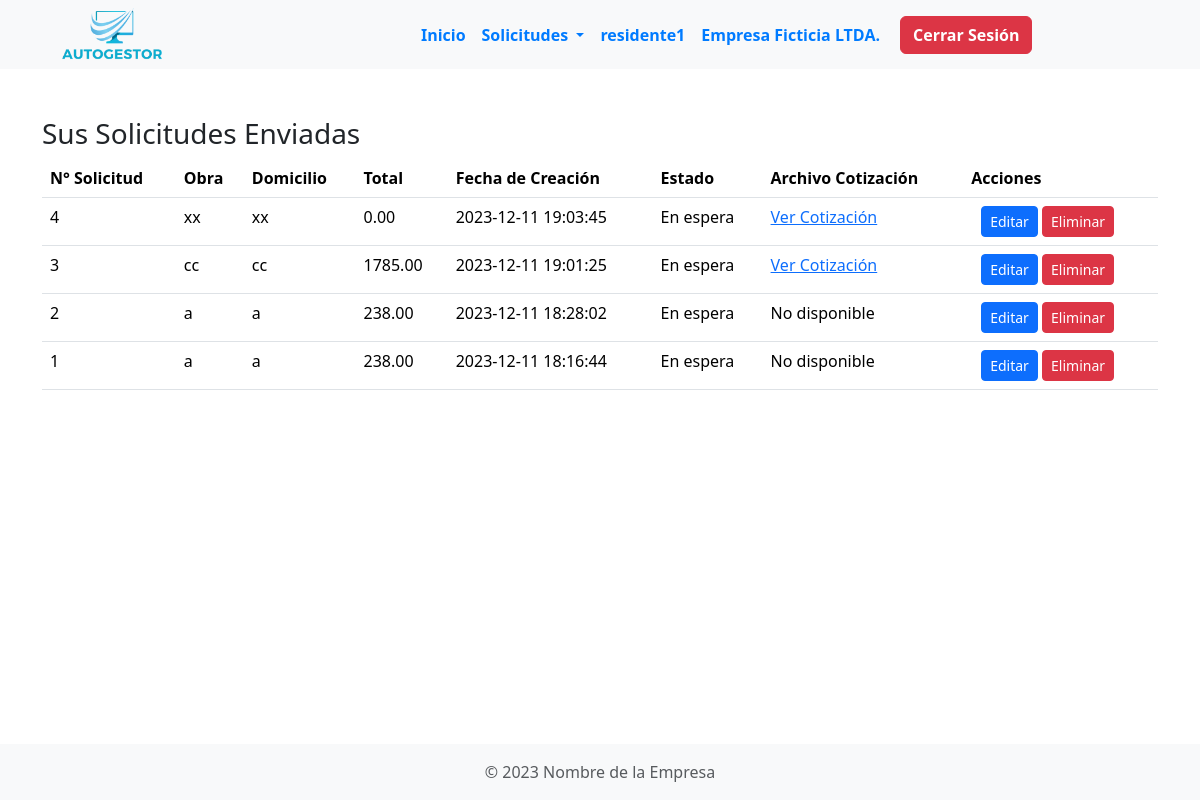
The page /secciones/empresas/residente/interfaz_usuario_residente/estado_solicitudes.php (signed in) on the database its author committed.
### tables this page shows
CREATE TABLE `empresas` (
  `id` int(11) NOT NULL,
  `nombre_usuario` varchar(50) NOT NULL,
  `password` varchar(255) NOT NULL,
  `nombre_empresa` varchar(100) NOT NULL,
  `rut_empresa` varchar(20) NOT NULL,
  `giro_comercial` varchar(100) NOT NULL,
  `correo_empresa` varchar(100) NOT NULL,
  `numero_contacto` varchar(15) NOT NULL,
  `fecha_registro` timestamp NOT NULL DEFAULT current_timestamp()
);

CREATE TABLE `solicitudes_orden_compra` (
  `id_solicitud` int(11) NOT NULL,
  `id_residente` int(11) DEFAULT NULL,
  `id_empresa` int(11) DEFAULT NULL,
  `fecha_creacion` timestamp NOT NULL DEFAULT current_timestamp(),
  `obra` varchar(255) DEFAULT NULL,
  `domicilio` varchar(255) DEFAULT NULL,
  `solicitado_por` varchar(255) DEFAULT NULL,
  `total_neto` decimal(10,2) DEFAULT NULL,
  `iva` decimal(10,2) DEFAULT NULL,
  `total` decimal(10,2) DEFAULT NULL,
  `metodo_pago` varchar(50) DEFAULT NULL,
  `nombre_pago` varchar(255) DEFAULT NULL,
  `rut_pago` varchar(20) DEFAULT NULL,
  `correo_pago` varchar(100) DEFAULT NULL,
  `banco` varchar(100) DEFAULT NULL,
  `numero_cuenta` varchar(50) DEFAULT NULL,
  `archivo_cotizacion` varchar(255) DEFAULT NULL,
  `estado` varchar(50) DEFAULT 'En espera',
  `fecha_pago` varchar(50) DEFAULT NULL
);

### secciones/empresas/residente/interfaz_usuario_residente/estado_solicitudes.php (the view, shortened to what this page needs)
<?php
include("../../../../bd.php");
include("./templates_residente/header_residente.php");
$id_residente = $_SESSION['id_residente'] ?? null;
if ($id_residente) {
    $stmt = $conexion->prepare("SELECT * FROM solicitudes_orden_compra WHERE id_residente = :id_residente ORDER BY fecha_creacion DESC");
    $stmt->bindParam(':id_residente', $id_residente, PDO::PARAM_INT);
    $stmt->execute();
    $solicitudes = $stmt->fetchAll(PDO::FETCH_ASSOC);
    echo "<div class='container mt-5'>";
    echo "<h3>Sus Solicitudes Enviadas</h3>";
    echo "<table class='table'>";
    echo "<thead><tr><th>N° Solicitud</th><th>Obra</th><th>Domicilio</th><th>Total</th><th>Fecha de Creación</th><th>Estado</th><th>Archivo Cotización</th><th>Acciones</th></tr></thead>";
    echo "<tbody>";
    foreach ($solicitudes as $solicitud) {
        echo "<tr>";
        echo "<td>" . htmlspecialchars($solicitud['id_solicitud']) . "</td>";
        echo "<td>" . htmlspecialchars($solicitud['obra']) . "</td>";
        echo "<td>" . htmlspecialchars($solicitud['domicilio']) . "</td>";
        echo "<td>" . htmlspecialchars($solicitud['total']) . "</td>";
        echo "<td>" . htmlspecialchars($solicitud['fecha_creacion']) . "</td>";
        echo "<td>" . htmlspecialchars($solicitud['estado']) . "</td>";
        if (!empty($solicitud['archivo_cotizacion'])) {
            echo "<td><a href='" . htmlspecialchars($solicitud['archivo_cotizacion']) . "' target='_blank'>Ver Cotización</a></td>";
        } else {
            echo "<td>No disponible</td>";
        }
        if ($solicitud['estado'] == 'En espera') {
            echo "<td><a class='btn btn-primary btn-sm' href='editar_solicitud.php?id_solicitud=" . $solicitud['id_solicitud'] . "'>Editar</a> <a class='btn btn-danger btn-sm' href='?eliminar=1&id_solicitud=" . $solicitud['id_solicitud'] . "' onclick='return confirm(\"¿Estás seguro de querer eliminar esta solicitud?\")'>Eliminar</a></td>";
        } else {
            echo "<td>Acciones no disponibles</td>";
        }
        echo "</tr>";
    }
    echo "</tbody></table></div>";
} else {
    echo "<div class='container mt-5'><p>Error: No se pudo identificar al residente.</p></div>";
}
include("./templates_residente/footer_residente.php");
?>

### secciones/empresas/residente/interfaz_usuario_residente/templates_residente/header_residente.php (shortened to what this page needs)
<?php
$url_base = "http://localhost/ProyectoOC/";
$url_base2 = "http://localhost/ProyectoOC/secciones/empresas/residente_obra/interfaz_usuario_residente/";
$id_residente = $_SESSION['id_residente'];
$nombre_empresa = '';
$sentencia = $conexion->prepare("SELECT e.nombre_empresa FROM residentes_obra ro
                                 JOIN empresas e ON ro.id_empresa = e.id
                                 WHERE ro.id = :id_residente");
$sentencia->bindParam(':id_residente', $id_residente, PDO::PARAM_INT);
$sentencia->execute();
$resultado = $sentencia->fetch(PDO::FETCH_ASSOC);
if ($resultado) {
    $nombre_empresa = $resultado['nombre_empresa'];
}
?>
<!DOCTYPE html>
<html lang="es">
<head>
    <link href="https://cdn.jsdelivr.net/npm/bootstrap@5.3.2/dist/css/bootstrap.min.css" rel="stylesheet">
    <link rel="stylesheet" type="text/css" href="<?php echo $url_base; ?>CSS/styles.css">
</head>
<body class="d-flex flex-column min-vh-100">
    <header>
        <nav class="navbar navbar-expand navbar-light bg-light">
            <div class="container">
                <div id="logotipo">
                    <a href="<?php echo $url_base2; ?>index_empresa.php">
                        <img src="<?php echo $url_base; ?>img/logo.png" alt="Logotipo de la Web">
                    </a>
                </div>
                <ul class="nav navbar-nav">
                    <li class="nav-item">
                        <a class="nav-link" href="index_usuario_residente.php"><strong>Inicio</strong></a>
                    </li>
                    <li class="nav-item dropdown">
                        <a class="nav-link dropdown-toggle" href="#" id="navbarDropdown" role="button" data-bs-toggle="dropdown" aria-expanded="false">
                            Solicitudes
                        </a>
                    </li>
                    <?php if (isset($_SESSION['nombre_residente'])) : ?>
                    <li class="nav-item">
                        <a class="nav-link" id="info-usuario"><strong><?php echo $_SESSION['nombre_residente']; ?></strong></a>
                    </li>
                    <?php endif; ?>
                    <?php if (isset($_SESSION['id_residente'])) : ?>
                    <li class="nav-item">
                        <a class="nav-link" id="info-empresa"><strong><?php echo $nombre_empresa; ?></strong></a>
                    </li>
                    <?php endif; ?>
                </ul>
            </div>
            <div class="col-md-3 text-end">
                <a href="cerrar_sesion.php" class="btn btn-danger"><strong>Cerrar Sesión</strong></a>
            </div>
        </nav>
    </header>

### CSS/styles.css (style rules this page uses)
#logotipo img { width: 30%; margin-left: 15%; }
.navbar-nav { margin-left: auto; }
.navbar-nav a { color: #007BFF; transition: color 0.3s ease; font-weight: bold; }
.btn-outline-primary, .btn-primary { margin-left: 10px; }
.text-end { display: flex; align-items: center; }
html, body { height: 100%; }

### rows shown on the page
empresas: nombre_empresa "Empresa Ficticia LTDA."
solicitudes_orden_compra: id_solicitud "4", obra "xx", domicilio "xx", total "0.00", fecha_creacion "2023-12-11 19:03:45", estado "En espera"
solicitudes_orden_compra: id_solicitud "3", obra "cc", domicilio "cc", total "1785.00", fecha_creacion "2023-12-11 19:01:25", estado "En espera"
solicitudes_orden_compra: id_solicitud "2", obra "a", domicilio "a", total "238.00", fecha_creacion "2023-12-11 18:28:02", estado "En espera", shows "No disponible"
solicitudes_orden_compra: id_solicitud "1", obra "a", domicilio "a", total "238.00", fecha_creacion "2023-12-11 18:16:44", estado "En espera", shows "No disponible"

### other values the page prints
$_SESSION['nombre_residente'] "residente1"
